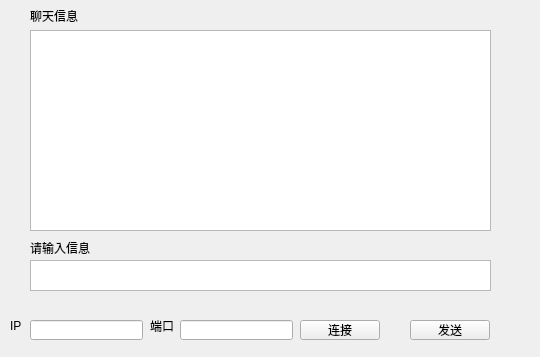
<?xml version="1.0" encoding="UTF-8"?>
<ui version="4.0">
 <class>Widget</class>
 <widget class="QWidget" name="Widget">
  <property name="geometry">
   <rect>
    <x>0</x>
    <y>0</y>
    <width>540</width>
    <height>357</height>
   </rect>
  </property>
  <property name="windowTitle">
   <string>Widget</string>
  </property>
  <widget class="QTextBrowser" name="te_recv">
   <property name="geometry">
    <rect>
     <x>30</x>
     <y>30</y>
     <width>461</width>
     <height>201</height>
    </rect>
   </property>
  </widget>
  <widget class="QTextEdit" name="te_send">
   <property name="geometry">
    <rect>
     <x>30</x>
     <y>260</y>
     <width>461</width>
     <height>31</height>
    </rect>
   </property>
  </widget>
  <widget class="QPushButton" name="pb_send">
   <property name="geometry">
    <rect>
     <x>410</x>
     <y>320</y>
     <width>80</width>
     <height>20</height>
    </rect>
   </property>
   <property name="text">
    <string>发送</string>
   </property>
  </widget>
  <widget class="QLineEdit" name="le_IP">
   <property name="geometry">
    <rect>
     <x>30</x>
     <y>320</y>
     <width>113</width>
     <height>20</height>
    </rect>
   </property>
  </widget>
  <widget class="QLineEdit" name="le_Port">
   <property name="geometry">
    <rect>
     <x>180</x>
     <y>320</y>
     <width>113</width>
     <height>20</height>
    </rect>
   </property>
  </widget>
  <widget class="QPushButton" name="pb_connect">
   <property name="geometry">
    <rect>
     <x>300</x>
     <y>320</y>
     <width>80</width>
     <height>20</height>
    </rect>
   </property>
   <property name="text">
    <string>连接</string>
   </property>
  </widget>
  <widget class="QLabel" name="label_IP">
   <property name="geometry">
    <rect>
     <x>10</x>
     <y>320</y>
     <width>54</width>
     <height>12</height>
    </rect>
   </property>
   <property name="text">
    <string>IP</string>
   </property>
  </widget>
  <widget class="QLabel" name="label_PORT">
   <property name="geometry">
    <rect>
     <x>150</x>
     <y>320</y>
     <width>54</width>
     <height>12</height>
    </rect>
   </property>
   <property name="text">
    <string>端口</string>
   </property>
  </widget>
  <widget class="QLabel" name="label_tip1">
   <property name="geometry">
    <rect>
     <x>30</x>
     <y>240</y>
     <width>71</width>
     <height>16</height>
    </rect>
   </property>
   <property name="text">
    <string>请输入信息</string>
   </property>
  </widget>
  <widget class="QLabel" name="label_tip2">
   <property name="geometry">
    <rect>
     <x>30</x>
     <y>10</y>
     <width>54</width>
     <height>12</height>
    </rect>
   </property>
   <property name="text">
    <string>聊天信息</string>
   </property>
  </widget>
 </widget>
 <resources/>
 <connections/>
</ui>
